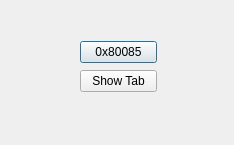
<?xml version="1.0" encoding="UTF-8"?>
<ui version="4.0">
 <class>PluginDialog</class>
 <widget class="QDialog" name="PluginDialog">
  <property name="geometry">
   <rect>
    <x>0</x>
    <y>0</y>
    <width>234</width>
    <height>145</height>
   </rect>
  </property>
  <property name="windowTitle">
   <string>xMalHunter</string>
  </property>
  <property name="windowIcon">
   <iconset resource="resource.qrc">
    <normaloff>:/icons/images/icon.png</normaloff>:/icons/images/icon.png</iconset>
  </property>
  <widget class="QWidget" name="">
   <property name="geometry">
    <rect>
     <x>80</x>
     <y>40</y>
     <width>77</width>
     <height>54</height>
    </rect>
   </property>
   <layout class="QVBoxLayout" name="verticalLayout">
    <item>
     <widget class="QPushButton" name="buttonBoobs">
      <property name="text">
       <string>0x80085</string>
      </property>
     </widget>
    </item>
    <item>
     <widget class="QPushButton" name="buttonShowTab">
      <property name="text">
       <string>Show Tab</string>
      </property>
     </widget>
    </item>
   </layout>
  </widget>
 </widget>
 <resources>
  <include location="resource.qrc"/>
 </resources>
 <connections/>
</ui>
